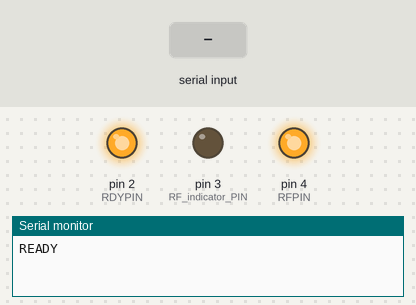
This sketch was run on a simulated Arduino Uno, built with avr-gcc and run on an emulated ATmega328P. Shown: output pins drawn as LEDs (lit = HIGH), the last lines printed to the serial monitor. The inputs (shaded band) are chosen by the test bench.

Above: at 1.2 s.
1.3 s: "ON" received over Serial
At 2.44 s:
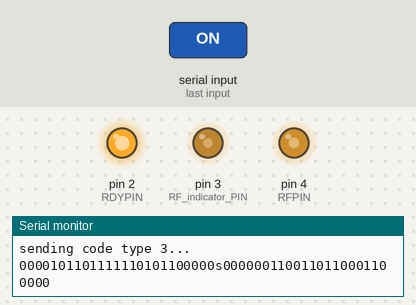
4.3 s: "OFF" received over Serial
Timing chart, 0 to 7.6 s (numbered marks = the images above; inputs shaded):
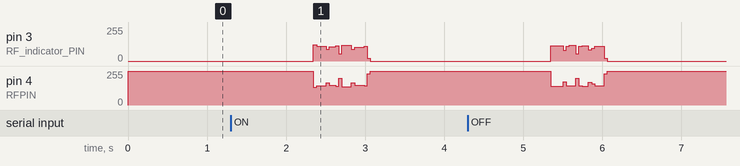

The sketch:

rf-switch.ino
```cpp
/*
  RFBLASTER - part of the TCL IOT project
  Tim Waizenegger (c) 2016
  receive RS232 commands, send 433MHz signals for RC plug sockets

*/

#define RFPIN 4
#define RF_indicator_PIN 3
#define RDYPIN 2

#define sigOn 0
#define sigOff 1

const long interval = 2000; // millis
unsigned long previousMillis = 0;
String incomingString;

/////////////////////////////////////////////////////////////////
// help
int to_int(char const *s)
{
  if ( s == NULL || *s == '\0' )
    return -1;

  bool negate = (s[0] == '-');
  if ( *s == '+' || *s == '-' )
    ++s;

  if ( *s == '\0')
    return -1;

  int result = 0;
  while (*s)
  {
    if ( *s >= '0' && *s <= '9' )
    {
      result = result * 10  - (*s - '0');  //assume negative number
    }
    else
      return -1;
    ++s;
  }
  return negate ? result : -result; //-result is positive!
}

/////////////////////////////////////////////////////////////////
// RF CODES WE KNOW

#define codesForType1Length 12
#define codesForType1Count 16
const char codesForType1[][codesForType1Length + 1] = {
  "022202222222", // 1-1-on
  "022202222220", // 1-1-off
  "022220222222", // 1-2-on
  "022220222220", // 1-2-off
  "022222022222", // 1-3-on
  "022222022220", // 1-3-off
  "022222202222", // 1-4-on
  "022222202220", // 1-4-off
  "222002222222", // 4-1-on
  "222002222220", // 4-1-off
  "222020222222", // 4-2-on
  "222020222220", // 4-2-off
  "222022022222", // 4-3-on
  "222022022220", // 4-3-off
  "222022202222", // 4-4-on
  "222022202220"  // 4-4-off
};

#define codesForType2Length 33
#define codesForType2Count 6
const char codesForType2[][codesForType2Length + 1] = {
  "213222123221322122232123132132221", // 1-on
  "213222123221322122232123132222221", // 1-off
  "213222123221322122232123132132212", // 2-on
  "213222123221322122232123132222212", // 2-off
  "213222123221322122232123132132131", // 3-on
  "213222123221322122232123132222131" // 3-off
};


#define codesForType3Length 51
#define codesForType3Count 2
const char codesForType3[][codesForType3Length + 1] = {
  "0000101101111110101100000s0000001100110110001100000", // 1-on
  "0000110101100101100100000s0000011110110010101000000" // 1-off
};

/////////////////////////////////////////////////////////////////
// RF CODE STUFF

void setSigOn() {
  digitalWrite(RFPIN, sigOn);
  digitalWrite(RF_indicator_PIN, 1);
}
void setSigOff() {
  digitalWrite(RFPIN, sigOff);
  digitalWrite(RF_indicator_PIN, 0);
}

// this code has 1 long packet, followed by 3 short packets
// the long packet has a header, followed by 3 short suffixes
// the 3 suffixes and the 3 short packets are the same (except the last bit of each packet is a longer tailing pulse).
// the delay between the packets is 14c
// the delay between the suffixes in the first packet is 4c
void sendCodeType3(const char code[])  {
  const int cycleLength = 500;

  Serial.println(code);

  for (char i = 0; i < 25; i++) {
     switch (code[i]) {
      case '0':
        setSigOn();
        delayMicroseconds(cycleLength);
        setSigOff();
        delayMicroseconds(2 * cycleLength);
        break;
      case '1':
        setSigOn();
        delayMicroseconds(2*cycleLength);
        setSigOff();
        delayMicroseconds(cycleLength);
        break;
     }
  }
  delayMicroseconds(3 * cycleLength); // pause is 4c, 1c was already spent in the header so we wait 3c here
  for (char i = (0+25+1); i < (25+25+1); i++) { // skip the separator and continue with chars 26..EOL
    switch (code[i]) {
      case '0':
        setSigOn();
        delayMicroseconds(cycleLength);
        setSigOff();
        delayMicroseconds(2 * cycleLength);
        break;
      case '1':
        setSigOn();
        delayMicroseconds(2*cycleLength);
        setSigOff();
        delayMicroseconds(cycleLength);
        break;
     }
  }
  for (char i = (0+25+1); i < (25+25+1); i++) { // skip the separator and continue with chars 26..EOL
    switch (code[i]) {
      case '0':
        setSigOn();
        delayMicroseconds(cycleLength);
        setSigOff();
        delayMicroseconds(2 * cycleLength);
        break;
      case '1':
        setSigOn();
        delayMicroseconds(2*cycleLength);
        setSigOff();
        delayMicroseconds(cycleLength);
        break;
     }
  }
  for (char i = (0+25+1); i < (24+25+1); i++) { // skip the separator and continue with chars 26..EOL
    switch (code[i]) {
      case '0':
        setSigOn();
        delayMicroseconds(cycleLength);
        setSigOff();
        delayMicroseconds(2 * cycleLength);
        break;
      case '1':
        setSigOn();
        delayMicroseconds(2*cycleLength);
        setSigOff();
        delayMicroseconds(cycleLength);
        break;
     }
  }
  // send the tailing pulse
  setSigOn();
  delayMicroseconds(6*cycleLength);
  setSigOff();
  delayMicroseconds(14*cycleLength);   // delay to next short packet
  // looks like we don't need to send any more data... receivers already react at this point!
  // the protocol would have (a minimum of) 3 additional packets of repeat-codes here...
}

void sendCodeType2(const char code[]) {
  const int cycleLengthBpulse = 240;
  const int cycleLengthBwait = 300;
  const int cycleLengthBhold = 1360;

  // init pulse
  setSigOn();
  delayMicroseconds(cycleLengthBpulse);
  setSigOff();
  delayMicroseconds(2 * cycleLengthBhold);

  //Serial.println("sending code...");
  for (char i = 0; i < codesForType2Length; i++) {
    //Serial.println(i);
    //Serial.println(code[i]);
    switch (code[i]) {
      case '3':
        setSigOn();
        delayMicroseconds(cycleLengthBpulse);
        setSigOff();
        delayMicroseconds(cycleLengthBwait);
      case '2':
        setSigOn();
        delayMicroseconds(cycleLengthBpulse);
        setSigOff();
        delayMicroseconds(cycleLengthBwait);
      case '1':
        setSigOn();
        delayMicroseconds(cycleLengthBpulse);
        setSigOff();
        delayMicroseconds(cycleLengthBwait);
        break;
    }
    delayMicroseconds(cycleLengthBhold);
  }
}

void sendCodeType1(const char code[]) {
  //Serial.println("sending code...");
  const int cycleLength = 120;
  for (char i = 0; i < codesForType1Length; i++) {
    //Serial.println(i);
    //Serial.println(code[i]);
    switch (code[i]) {
      case '0':
        setSigOn();
        delayMicroseconds(4 * cycleLength);
        setSigOff();
        delayMicroseconds(12 * cycleLength);
        setSigOn();
        delayMicroseconds(4 * cycleLength);
        setSigOff();
        delayMicroseconds(12 * cycleLength);
        break;
      case '1':
        setSigOn();
        delayMicroseconds(12 * cycleLength);
        setSigOff();
        delayMicroseconds(4 * cycleLength);
        setSigOn();
        delayMicroseconds(12 * cycleLength);
        setSigOff();
        delayMicroseconds(4 * cycleLength);
        break;
      case '2':
        setSigOn();
        delayMicroseconds(4 * cycleLength);
        setSigOff();
        delayMicroseconds(12 * cycleLength);
        setSigOn();
        delayMicroseconds(12 * cycleLength);
        setSigOff();
        delayMicroseconds(4 * cycleLength);
        break;
    }
  }
  // sync pulse
  setSigOn();
  delayMicroseconds(4 * cycleLength);
  setSigOff();
}


void sendType1(const char code[]) {
  Serial.println("sending code type 1...");
  for (char i = 0; i < 4; i++) {
    sendCodeType1(code);
    delay(15);
  }
  Serial.println("sending code type 1... done");
}
void sendType2(const char code[]) {
  Serial.println("sending code type 2...");
  for (char i = 0; i < 4; i++) {
    sendCodeType2(code);
    delay(15);
  }
  Serial.println("sending code type 2... done");
}
void sendType3(const char code[]) {
  Serial.println("sending code type 3...");
  for (char i = 0; i < 4; i++) {
    sendCodeType3(code);
    delay(15);
  }
  Serial.println("sending code type 3... done");
}

char currentCode1 = 0;
void sendDemo1() {
  Serial.println("sendDemo1 currentCode");
  Serial.println(int(currentCode1));

  for (char i = 0; i < 2; i++) {
    sendType1(codesForType1[currentCode1]);
    delay(15);
  }
  if (++currentCode1 == codesForType1Count) currentCode1 = 0;
}

char currentCode2 = 0;
void sendDemo2() {
  Serial.println("sendDemo2 currentCode");
  Serial.println(int(currentCode2));

  for (char i = 0; i < 2; i++) {
    sendType2(codesForType2[currentCode2]);
    delay(15);
  }
  if (++currentCode2 == codesForType2Count) currentCode2 = 0;
}

char currentCode3 = 0;
void sendDemo3() {
  Serial.println("sendDemo3 currentCode");
  Serial.println(int(currentCode3));

  for (char i = 0; i < 2; i++) {
    sendType3(codesForType3[currentCode3]);
    delay(15);
  }
  if (++currentCode3 == codesForType3Count) currentCode3 = 0;
}

/////////////////////////////////////////////////////////////////
// ARDUINO API
void setup() {
  Serial.begin(115200);
  pinMode(RFPIN, OUTPUT);
  pinMode(RF_indicator_PIN, OUTPUT);
  pinMode(RDYPIN, OUTPUT);
  setSigOff();
  Serial.println("READY");
  digitalWrite(RDYPIN, 1);
}

// the loop routine runs over and over again forever:
void loop() {

    if (Serial.available () > 0) {
      incomingString = Serial.readString();

      Serial.println (incomingString);

      if (incomingString == "ON") {
        Serial.println("Command ON!");
         sendType3(codesForType3[0]);
      } else if (incomingString == "OFF") {
        Serial.println("Command OFF!");
        sendType3(codesForType3[1]);
      } else {
         Serial.println("Command not recognized!");
      }
    }
}
```
